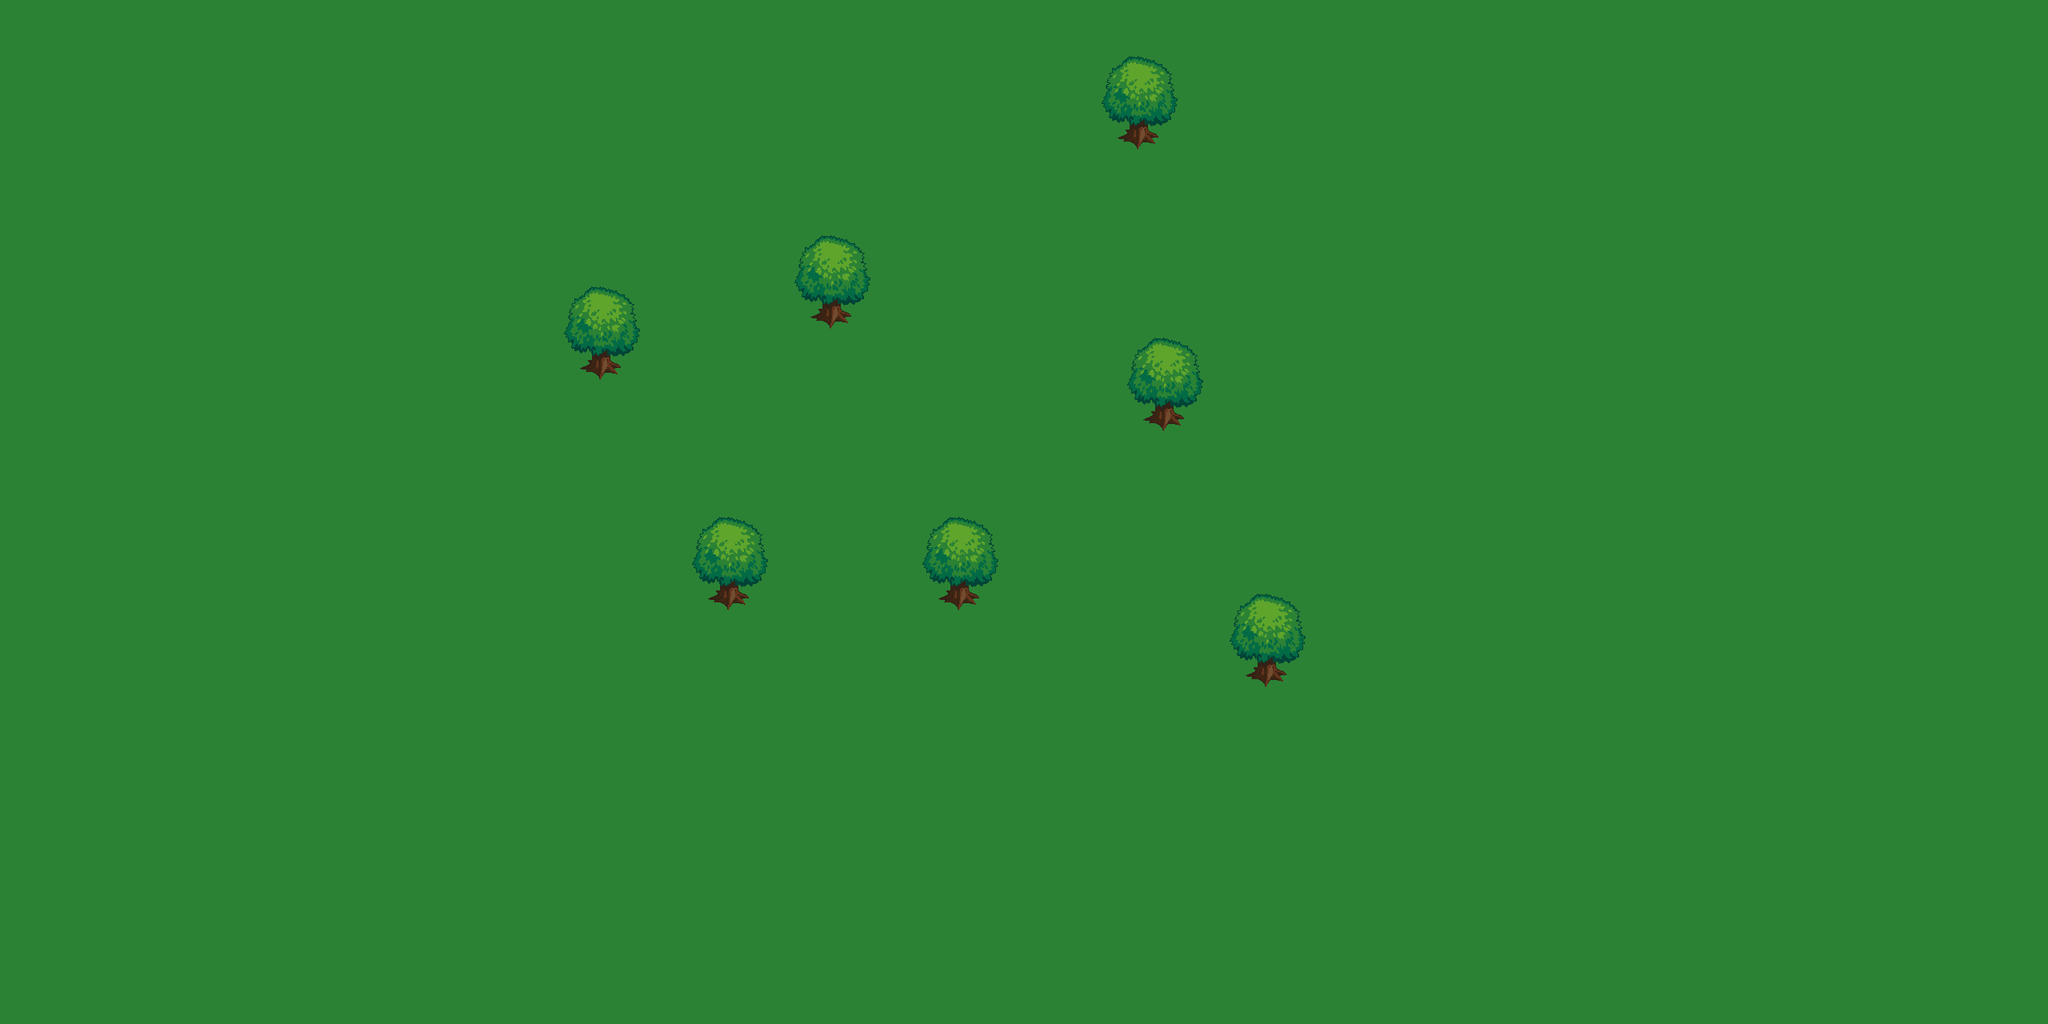

This is a level from a 2D game, rendered from its Tiled map with the project's own tilesets. A one-line summary and the map file follow, with tile-layer data summarised:
An orthogonal 80x40 tile map with 32x32 px tiles, 3 tile layers (Principal, Terre, Top) and 3 objects.

<map version="1.0" orientation="orthogonal" renderorder="right-down" width="80" height="40" tilewidth="32" tileheight="32" nextobjectid="7">
 <tileset firstgid="1" name="terrain" tilewidth="32" tileheight="32" tilecount="1024" columns="32">
  <image source="../tilesets/terrain.png" width="1024" height="1024" />
  <tile id="1021">
   <objectgroup draworder="index" />
  </tile>
  <tile id="1022">
   <objectgroup color="#ffaa7f" draworder="index" name="Collision" opacity="0.5" />
  </tile>
 </tileset>
 <layer name="Principal" width="80" height="40">
  <data>[3200 cells, 3200 non-empty, 1 distinct tile ids]</data>
 </layer>
 <objectgroup color="#ffaa7f" draworder="index" name="Collision">
  <object id="4" x="998" y="386" width="81" height="29" />
  <object id="5" x="705" y="445" width="94" height="37" />
  <object id="6" x="867" y="734" width="88" height="31" />
 </objectgroup>
 <layer name="Terre" width="80" height="40">
  <data>[3200 cells, 84 non-empty, 12 distinct tile ids]</data>
 </layer>
 <layer name="Top" width="80" height="40">
  <data>[3200 cells, 0 non-empty, 0 distinct tile ids]</data>
 </layer>
</map>
